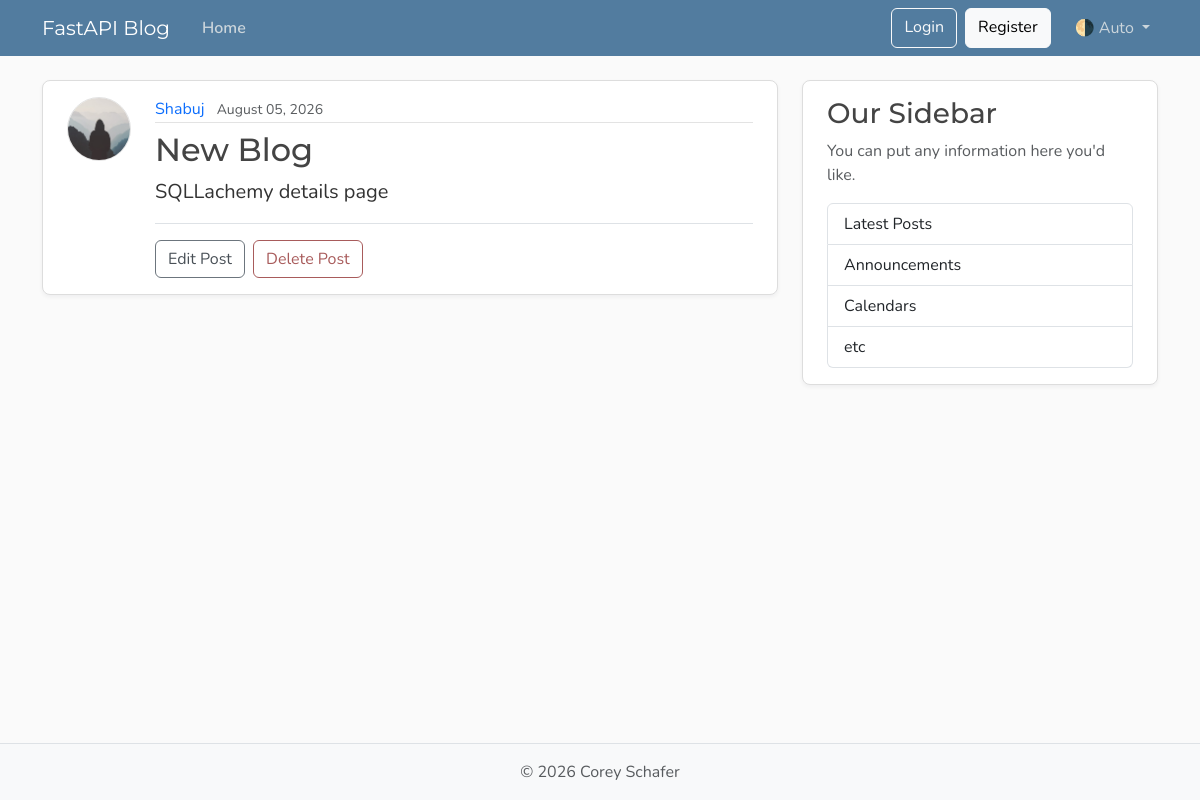
Before: /posts/1 with the older database file.
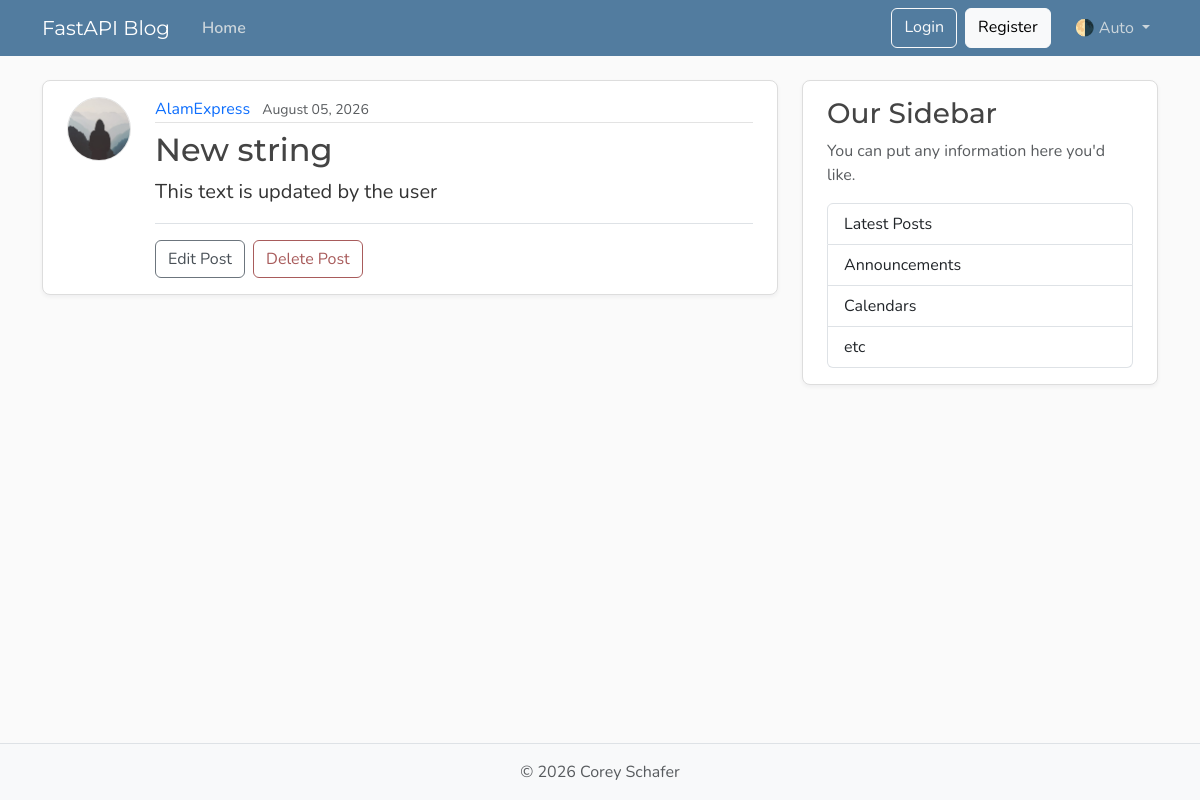
After: the same page with the newer database file.
### database/models.py (models this page shows, shortened)
class User(Base):
    __tablename__ = "users"
    id: Mapped[int] = mapped_column(Integer, primary_key=True, index=True)
    username: Mapped[str] = mapped_column(String(50), unique=True, nullable=False)
    email: Mapped[str] = mapped_column(String(120), unique=True, nullable=False)
    image_file: Mapped[str | None] = mapped_column(
        String(200),
        nullable=True,
        default=None,
    )
    posts: Mapped[list[Post]] = relationship(back_populates="author", cascade="all, delete-orphan")

class Post(Base):
    __tablename__ = "posts"
    id: Mapped[int] = mapped_column(Integer, primary_key=True, index=True)
    title: Mapped[str] = mapped_column(String(100), nullable=False)
    content: Mapped[str] = mapped_column(Text, nullable=False)
    user_id: Mapped[int] = mapped_column(
        ForeignKey("users.id"),
        nullable=False,
        index=True,
    )
    date_posted: Mapped[datetime] = mapped_column(
        DateTime(timezone=True),
        default=lambda: datetime.now(UTC),
    )
    author: Mapped[User] = relationship(back_populates="posts")

### main.py (the view)
@app.get("/posts/{post_id}", include_in_schema=False, name="post_detail")
def get_postpage(request: Request, post_id: int, db: Annotated[Session, Depends(get_db)]):
    result = db.execute(Select(models.Post).where(models.Post.id == post_id))
    post = result.scalar_one_or_none()
    if post is None:
        raise HTTPException(
            status_code=status.HTTP_404_NOT_FOUND,
            detail="Post not found"
            )
    return templates.TemplateResponse(
        request,
        "post.html",
        {"post": post, "title": post.title}
    )

### templates/post.html (shortened to what this page needs)
{% extends "layout.html" %}
{% block content %}
  <article class="content-section py-3 px-4 mb-4">
    <div class="d-flex align-items-start gap-4">
      <img class="rounded-circle article-img flex-shrink-0"
           src="{{ post.author.image_path }}"
           alt="{{ post.author.username }}'s profile picture"
           width="64"
           height="64"
           loading="lazy">
      <div class="flex-grow-1">
        <div class="article-metadata mb-2">
          <a class="me-2" href="{{ url_for('users_posts', user_id=post.author.id) }}">{{ post.author.username }}</a>
          <small class="text-body-secondary">{{ post.date_posted.strftime("%B %d, %Y") }}</small>
        </div>
        <h2 class="article-title">{{ post.title }}</h2>
        <p class="article-content">{{ post.content }}</p>
        <div class="post-actions mt-3 pt-3 border-top">
          <a class="btn btn-outline-secondary me-1" href="#">Edit Post</a>
          <button type="button"
                  class="btn btn-outline-danger"
                  data-bs-toggle="modal"
                  data-bs-target="#deleteModal">Delete Post</button>
        </div>
      </div>
    </div>
  </article>
{% endblock content %}

Changed rows visible on the page:
no longer on this page (row unchanged): User: author.username "Shabuj"
now on this page (row edited): User: author.username "AlamExpress"
changed Post: title "New Blog" → "New string"; content "SQLLachemy details page" → "This text is updated by the user"
